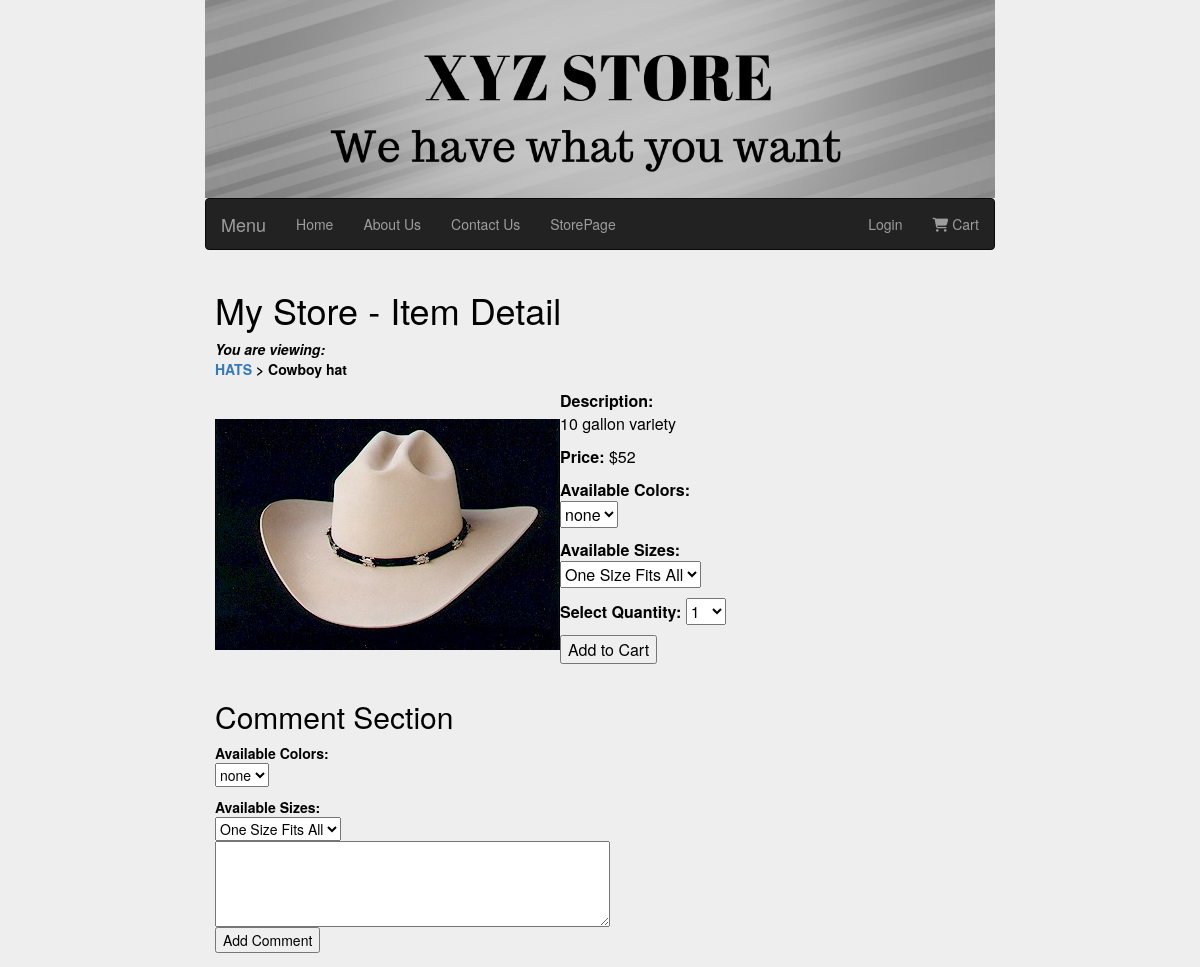
Screenshot of /showitem.php?item_id=2&msg=0 with the database file from the repository.
### tables this page shows
CREATE TABLE IF NOT EXISTS `store_items` (
  `id` int(11) NOT NULL AUTO_INCREMENT,
  `cat_id` int(11) NOT NULL,
  `item_title` varchar(75) DEFAULT NULL,
  `item_price` float DEFAULT NULL,
  `item_desc` text,
  `item_image` varchar(50) DEFAULT NULL,
  PRIMARY KEY (`id`),
  KEY `fk_store_items_store_categories_idx` (`cat_id`)
);

CREATE TABLE IF NOT EXISTS `store_categories` (
  `id` int(11) NOT NULL AUTO_INCREMENT,
  `cat_title` varchar(50) DEFAULT NULL,
  `cat_desc` text,
  PRIMARY KEY (`id`)
);

### showitem.php (the view, shortened to what this page needs)
<?php
include("include/DBConn.inc");
$display_block = "<div class=\"col-xs-o col-sm-10 col-sm-offset-1 col-md-10 col-md-offset-1 col-lg-8 col-lg-offset-2 \">
<h1>My Store - Item Detail</h1>";
$get_item_sql = "SELECT c.id as cat_id, c.cat_title, si.item_title, si.item_price, si.item_desc, si.item_image FROM store_items AS si LEFT JOIN store_categories AS c on c.id = si.cat_id WHERE si.id = '".$_GET["item_id"]."'";
$rs = $conn->query($get_item_sql) or die("Couldn't connect");
if ($rs->num_rows < 1) {
   $display_block .= "<p><em>Invalid item selection.</em></p>";
    }
    else{
        while ($item_info = $rs->fetch_array()) {
            $cat_id = $item_info['cat_id'];
            $cat_title = strtoupper(stripslashes($item_info['cat_title']));
            $item_title = stripslashes($item_info['item_title']);
            $item_price = $item_info['item_price'];
            $item_desc = stripslashes($item_info['item_desc']);
            $item_image = "Images/".$item_info['item_image'];
        }
        $display_block .= "<p><strong><em>You are viewing:</em><br/>
   <a href=\"seestore.php?cat_id=" . $cat_id . "\">" . $cat_title . "</a> &gt; " . $item_title . "</strong></p>
   <table cellpadding=\"3\" cellspacing=\"3\">
   <tr>
   <td valign=\"middle\" align=\"center\"> <img src=\"$item_image\"></td>
   <td valign=\"middle\"><p><strong>Description:</strong><br/>" . $item_desc . "</p>
   <p><strong>Price:</strong> \$" . $item_price . "</p>
   <form method=\"post\" action=\"addtocart.php\">";
}
   $get_colors_sql = "SELECT DISTINCT c.item_color FROM store_item_color AS c JOIN store_item_inventory as i on c.item_color_id = i.item_color_id WHERE store_items_id  = '".$_GET["item_id"]."' ORDER BY c.item_color";
   $rs = $conn->query($get_colors_sql) or die("Couldn't connect to color");
   if ($rs->num_rows> 0) {
        $display_block .= "<p><strong>Available Colors:</strong><br/>
        <select name=\"sel_item_color\">";
        $colorsComment="<p><strong>Available Colors:</strong><br/>
        <select name=\"sel_item_color\">";
        while ($colors = $rs->fetch_array()) {
           $item_color = $colors['item_color'];
           $display_block .= "<option value=\"".$item_color."\">".$item_color."</option>";
            $colorsComment .= "<option value=\"".$item_color."\">".$item_color."</option>";
        }
       $display_block .= "</select>";
           $colorsComment.="</select>";
   }
   $get_sizes_sql = "SELECT DISTINCT s.item_size FROM store_item_size AS s JOIN store_item_inventory as i on s.item_size_id = i.item_size_id  WHERE store_items_id = ".$_GET["item_id"]." ORDER BY s.item_size";
   $rs = $conn->query($get_sizes_sql) or die("Couldn't connect to size");
   if ($rs->num_rows > 0) {
      $display_block .= "<p><strong>Available Sizes:</strong><br/>
       <select name=\"sel_item_size\">";
       $sizeComment= "<p><strong>Available Sizes:</strong><br/>
       <select name=\"sel_item_size\">";
       while ($sizes = $rs->fetch_array()) {
          $item_size = $sizes['item_size'];
            $display_block .= "<option value=\"".$item_size."\">".$item_size."</option>";
           $sizeComment.="<option value=\"".$item_size."\">".$item_size."</option>";
       }
   }
$display_block .= "</select>";
$sizeComment.="</select>";
   $display_block .= "
   <p><strong>Select Quantity:</strong>
   <select name=\"sel_item_qty\">";
   for($i=1; $i<11; $i++) {
       $display_block .= "<option value=\"".$i."\">".$i."</option>";
   }
   $display_block .= "
   </select>
   <input type=\"hidden\" name=\"sel_item_id\" value=\"".$_GET["item_id"]."\"/>
   <p><input type=\"submit\" name=\"submit\" value=\"Add to Cart\"/></p>
   </form>
   </td>
   </tr>
   </table>";
   $display_block.="
    <h2>Comment Section</h2>
   <form  action='include/addComment.php' method='post'> ".$colorsComment.$sizeComment."<br>
   <textarea name=\"iComment\" rows=\"4\" cols=\"50\"></textarea>
   <input type='hidden' name='validation' value='pending'/>
   <input type='hidden' name='itemid' value='".$_GET["item_id"]."'/>
     <input type='hidden' name='itemName' value='".$item_title."'/>
        <input type='hidden' name='uid' value='".$_SESSION["uid"]."'/>
   <br>
   <input type=\"submit\" name=\"comment\" value=\"Add Comment\"/>
</form>
   ";
require "footer.php";
?>

### myCss/Css.css (style rules this page uses)
html, body { max-width: 100%; overflow-x: hidden; background-color: #eeeeee; color:#000000; }

### rows the page displays
store_items: cat.cat_title "HATS", item_title "Cowboy hat", item_image (picture), item_desc "10 gallon variety", item_price "52"

### other values shown
form field sel_item_color "none"
form field sel_item_size "One Size Fits All"
form field sel_item_qty "1"
